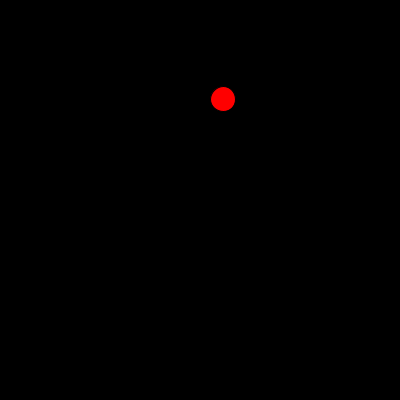
Frame 1 (no input)
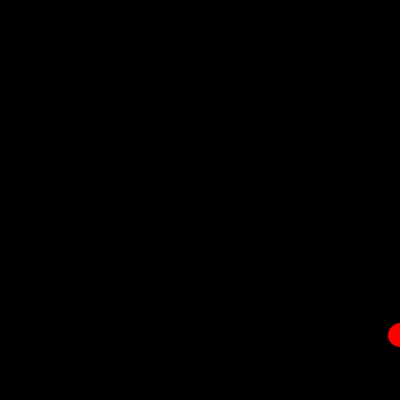
Frame 60 (the mouse pressed at the canvas centre just before this capture)
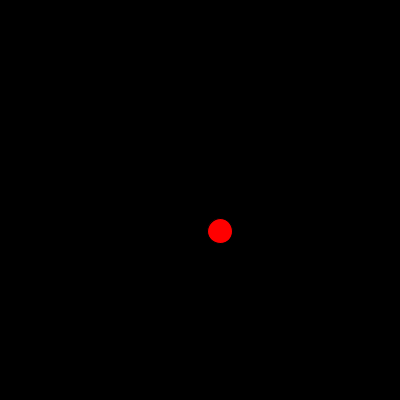
Frame 120 (the mouse held since frame 60 and released just before this capture)

The Processing sketch that drew these frames (run headless with seeded random() and noise(); from frame 60 on, the mouse is pressed at the canvas centre):

// Processing sketch: bounce2d
// ── bounce2d.pde
/* Bounce2d

Description: Bounces a ball on both the x and y axes inside
a window

Author: Owen Brasier 
Date: August 2015
http://challenge.madmaker.com.au 

*/

int x = 220, y = 95;                // make integers x and y, start positions
int xspeed = 3;                     // make xspeed 
int yspeed = 4;

void setup() {
  size(400, 400);      
  fill(255, 0, 0);
}

void draw() {
  background(0);
  x = x + xspeed;                   // move x
  y = y + yspeed;                   // move y
  if((x >= width) || (x <= 0)) {    // check if we hit x edge, if so change x direction
    xspeed = -xspeed;
  }
  if((y >= height) || (y <= 0)) {   // check if we hit y edge, if so change y direction
    yspeed = -yspeed;
  }
  ellipse(x, y, 25, 25);            // draw the ball
}
